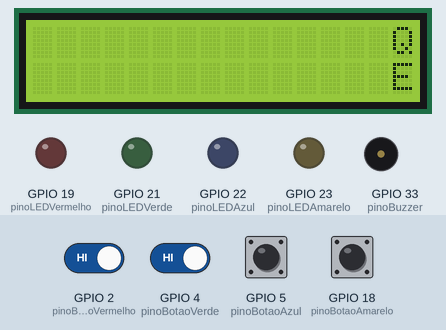
Simulated run of this sketch. Board: ESP32. On the bench: 16×2 character LCD, output pins drawn as LEDs (lit = HIGH), buzzer (waves = sounding). The test bench sets the inputs (shaded band); at power-on: GPIO 2 (pinoBotaoVermelho), GPIO 4 (pinoBotaoVerde), GPIO 5 (pinoBotaoAzul), GPIO 18 (pinoBotaoAmarelo) HIGH. What the sketch prints to the serial monitor is not drawn.

Above: at 4.46 s.
6.4 s: GPIO 2 (pinoBotaoVermelho) driven LOW and GPIO 4 (pinoBotaoVerde) driven LOW
At 10.57 s:
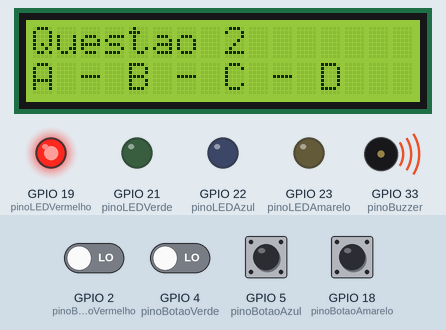
11.0 s: GPIO 2 (pinoBotaoVermelho) driven HIGH
At 13.6 s:
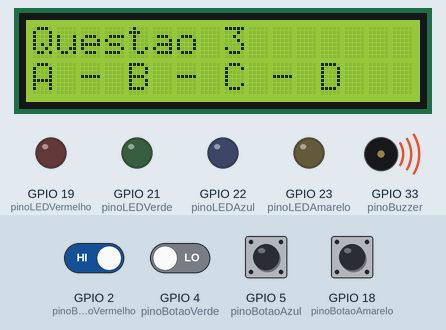
13.7 s: GPIO 4 (pinoBotaoVerde) driven HIGH
At 15.9 s:
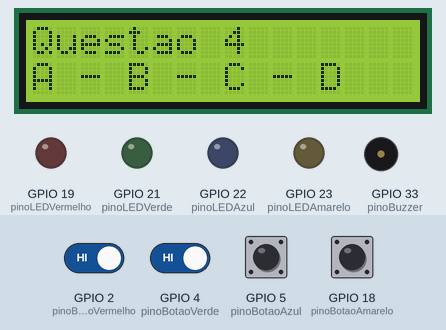
16.3 s: GPIO 2 (pinoBotaoVermelho) driven LOW
At 24.1 s:
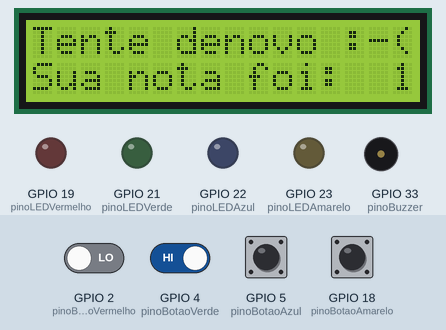
Timing chart, 0 to 25.6 s (numbered marks = the images above; inputs shaded):
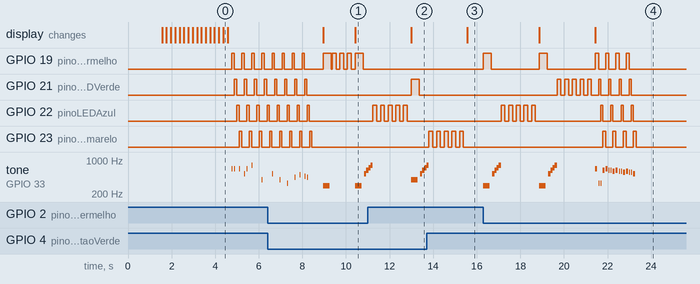

Measured:
- after the input at 6.4 s, the display: first differs from a run without the input after 4.0 s (image 1)
- after the input at 11.0 s, GPIO 19 (pinoLEDVermelho): stays LOW (without the input it goes to HIGH after 2.0 s); GPIO 21 (pinoLEDVerde): LOW → HIGH after 2.0 s, → LOW 0.37 s later
- after the input at 13.7 s, GPIO 21 (pinoLEDVerde): stays LOW (without the input it goes to HIGH after 1.9 s); tone on GPIO 33 (pinoBuzzer): goes on until 13.8 s, then stays silent
- after the input at 16.3 s, GPIO 19 (pinoLEDVermelho): goes HIGH 0.37 s, LOW 2.2 s, HIGH 0.37 s, LOW 2.2 s, 3 × (HIGH 0.14 s, LOW 0.33 s), HIGH 0.14 s, then LOW, starting at once; GPIO 21 (pinoLEDVerde): goes 4 × (HIGH 0.18 s, LOW 0.18 s), HIGH 0.18 s, 4 × (LOW 0.32 s, HIGH 0.10 s), then LOW, starting after 3.4 s
- by itself, tone on GPIO 33 (pinoBuzzer): plays 659 Hz for 0.03 s, 659 Hz for 0.03 s, 659 Hz for 0.03 s, 523 Hz for 0.03 s, 659 Hz for 0.03 s, 784 Hz for 0.03 s … (7 notes in this stretch)

The sketch:

codigo_quiz_arduino.ino
```cpp
// Notas musicais
#define NOTE_B0 31
#define NOTE_C1 33
#define NOTE_CS1 35
#define NOTE_D1 37
#define NOTE_DS1 39
#define NOTE_E1 41
#define NOTE_F1 44
#define NOTE_FS1 46
#define NOTE_G1 49
#define NOTE_GS1 52
#define NOTE_A1 55
#define NOTE_AS1 58
#define NOTE_B1 62
#define NOTE_C2 65
#define NOTE_CS2 69
#define NOTE_D2 73
#define NOTE_DS2 78
#define NOTE_E2 82
#define NOTE_F2 87
#define NOTE_FS2 93
#define NOTE_G2 98
#define NOTE_GS2 104
#define NOTE_A2 110
#define NOTE_AS2 117
#define NOTE_B2 123
#define NOTE_C3 131
#define NOTE_CS3 139
#define NOTE_D3 147
#define NOTE_DS3 156
#define NOTE_E3 165
#define NOTE_F3 175
#define NOTE_FS3 185
#define NOTE_G3 196
#define NOTE_GS3 208
#define NOTE_A3 220
#define NOTE_AS3 233
#define NOTE_B3 247
#define NOTE_C4 262
#define NOTE_CS4 277
#define NOTE_D4 294
#define NOTE_DS4 311
#define NOTE_E4 330
#define NOTE_F4 349
#define NOTE_FS4 370
#define NOTE_G4 392
#define NOTE_GS4 415
#define NOTE_A4 440
#define NOTE_AS4 466
#define NOTE_B4 494
#define NOTE_C5 523
#define NOTE_CS5 554
#define NOTE_D5 587
#define NOTE_DS5 622
#define NOTE_E5 659
#define NOTE_F5 698
#define NOTE_FS5 740
#define NOTE_G5 784
#define NOTE_GS5 831
#define NOTE_A5 880
#define NOTE_AS5 932
#define NOTE_B5 988
#define NOTE_C6 1047
#define NOTE_CS6 1109
#define NOTE_D6 1175
#define NOTE_DS6 1245
#define NOTE_E6 1319
#define NOTE_F6 1397
#define NOTE_FS6 1480
#define NOTE_G6 1568
#define NOTE_GS6 1661
#define NOTE_A6 1760
#define NOTE_AS6 1865
#define NOTE_B6 1976
#define NOTE_C7 2093
#define NOTE_CS7 2217
#define NOTE_D7 2349
#define NOTE_DS7 2489
#define NOTE_E7 2637
#define NOTE_F7 2794
#define NOTE_FS7 2960
#define NOTE_G7 3136
#define NOTE_GS7 3322
#define NOTE_A7 3520
#define NOTE_AS7 3729
#define NOTE_B7 3951
#define NOTE_C8 4186
#define NOTE_CS8 4435
#define NOTE_D8 4699
#define NOTE_DS8 4978

// Incluindo bibliotecas necessárias
#include <LiquidCrystal.h>
#include <ArduinoJson.h>

// Definindo os pinos do LCD
LiquidCrystal lcd (13, 12,14, 27, 26, 25);

// Pinos para LEDs, botões e buzzer
int pinoLEDVermelho =19 ;    // Alternativa A
int pinoLEDVerde =21 ;       // Alternativa B
int pinoLEDAzul = 22;         // Alternativa C
int pinoLEDAmarelo = 23;      // Alternativa D

int pinoBotaoVermelho = 2;
int pinoBotaoVerde = 4;
int pinoBotaoAzul = 5;
int pinoBotaoAmarelo =18 ;

int pinoBuzzer = 33;

// Start do programa
bool interacaoExibida = false;

// Variáveis de controle de brilho
int brilhoVermelho = 255;
int brilhoVerde = 255;
int brilhoAzul = 255;
int brilhoAmarelo = 255;

// Variaveis com os dados do quiz (perguntas/respostas/pontuação)
String topQuestions[] = {"Questao 1", "Questao 2", "Questao 3", "Questao 4", "Questao 5"};
String bottomQuestions = "A - B - C - D";
int maxNumQuestions = 5;
int NumQuestions = 0;
// A = 0 (vermelho)
// B = 1 (Verde)
// C = 2 (Azul)
// D = 3 (Amarelo)
int answers[] = {0, 2, 3, 2, 1};
int score = 0;

void setup() {

  lcd.begin(16,2);

  pinMode(pinoLEDVermelho, OUTPUT);
  pinMode(pinoLEDVerde, OUTPUT);
  pinMode(pinoLEDAzul, OUTPUT);
  pinMode(pinoLEDAmarelo, OUTPUT);

  pinMode(pinoBotaoVermelho, INPUT_PULLUP);
  pinMode(pinoBotaoVerde, INPUT_PULLUP);
  pinMode(pinoBotaoAzul, INPUT_PULLUP);
  pinMode(pinoBotaoAmarelo, INPUT_PULLUP);

  pinMode(pinoBuzzer, OUTPUT);

  Serial.begin(9600);
}

void loop() {
  // Exibe a interação inicial apenas uma vez
  if (!interacaoExibida) {
    interacaoInicial();
    interacaoExibida = true;
  }

  delay(500);
  responderQuiz();
}

// Abertura do QUIZ
void interacaoInicial() {

  lcd.setCursor(0,0);
  lcd.print("QUIZ:");
  lcd.setCursor(0,1);
  lcd.print("Exame Hemograma");

  delay(1500);

  // Rolagem da direita para a esquerda
  for (int i = 0; i < 16; i++) {
    lcd.scrollDisplayRight();
    delay(200);
  }

  int notasInicio[] = {
    NOTE_E5, NOTE_E5, 0, NOTE_E5, 0, NOTE_C5, NOTE_E5, 0,
    NOTE_G5, 0, 0, 0, NOTE_G4, 0, 0, 0,
    NOTE_C5, 0, 0, NOTE_G4, 0, 0, NOTE_E4, 0,
    0, NOTE_A4, 0, NOTE_B4, 0, NOTE_AS4, NOTE_A4, 0
  };

  int duracao = 30;

  // Musica de início
  for (int i = 0; i < 32; i++) {
    acendeLED(i % 4);
    tocaMelodiaNota(notasInicio[i], duracao);
    delay(25);
    apagaLEDs();
    delay(10);
  }

  lcd.clear();
}

// Função que valida a opção escolhida pelo usuário
void responderQuiz() {

  while (NumQuestions != maxNumQuestions){
    lcd.setCursor(0, 0);
    // Questões
    lcd.print(topQuestions[NumQuestions]);
    lcd.setCursor(0, 1);
    // Alternativas
    lcd.print(bottomQuestions);

    if (botaoPressionado()) {
      // Acendendo o led correspondente ao botão clicado
      int corPressionada = leBotaoPressionado();
      acendeLED(corPressionada);
      tocaMelodia(corPressionada);
      delay(15);
      apagaLEDs();

      // Caso a resposta esteja correta
      if (corPressionada == (answers[NumQuestions])){
        // Pisca o LED correspondente ao botão correto 3 vezes rapidamente
        delay(50);
        piscaLED(answers[NumQuestions], 3);
        NumQuestions++;
        score++;
        lcd.clear();
      }

      // Caso a resposta esteja errada
      else{
        // Pisca o LED correspondente ao botão correto 5 vezes rapidamente
        delay(50);
        tocaMelodiaErro();
        piscaLED(answers[NumQuestions], 5);
        NumQuestions++;
        lcd.clear();
      }
    }
    // Depois de responder as questões mostrar a pontuação
    if (NumQuestions == maxNumQuestions){
        showScore();
    }
  }
}

// Função que envia pro servidor e apresenta o resultado do quiz
void showScore() {

    // Enviando os dados para o node-red
    // Criar um objeto JSON
    StaticJsonDocument<200> doc;
    // Adicionar a variável SCORE ao JSON
    doc["pontuacao"] = score;

    // Serializar o objeto JSON para enviar pela porta serial
    serializeJson(doc, Serial);
    Serial.println(); // Adicionar uma quebra de linha para separar os dados

    lcd.clear();

    // O jogador acertou mais de 3 questões, toca a melodia de acerto
    if (score > 3)
    {
      lcd.setCursor(0, 0);
      lcd.print("Parabens :D");
      lcd.setCursor(0, 1);
      lcd.print("Sua nota foi: ");
      lcd.setCursor(15, 1);
      lcd.print(score);
      tocaMelodiaAcerto();
      delay(90);
      // Reseta o jogo
      interacaoExibida = false;
    }
    else
    {
      lcd.setCursor(0, 0);
      lcd.print("Tente denovo :-(");
      lcd.setCursor(0, 1);
      lcd.print("Sua nota foi: ");
      lcd.setCursor(15, 1);
      lcd.print(score);
      exibeErro();
      delay(90);
      // Reseta o jogo
      interacaoExibida = false;
    }

    delay(30000);
}

bool botaoPressionado() {
  return digitalRead(pinoBotaoVermelho) == LOW ||
         digitalRead(pinoBotaoVerde) == LOW ||
         digitalRead(pinoBotaoAzul) == LOW ||
         digitalRead(pinoBotaoAmarelo) == LOW;
}

int leBotaoPressionado() {
  if (digitalRead(pinoBotaoVermelho) == LOW) return 0;
  if (digitalRead(pinoBotaoVerde) == LOW) return 1;
  if (digitalRead(pinoBotaoAzul) == LOW) return 2;
  if (digitalRead(pinoBotaoAmarelo) == LOW) return 3;

  return -1;  // Nenhum botão pressionado
}

void acendeLED(int cor) {
  switch (cor) {
    case 0:  // Vermelho
      analogWrite(pinoLEDVermelho, brilhoVermelho);
      break;
    case 1:  // Verde
      analogWrite(pinoLEDVerde, brilhoVerde);
      break;
    case 2:  // Azul
      analogWrite(pinoLEDAzul, brilhoAzul);
      break;
    case 3:  // Amarelo
      analogWrite(pinoLEDAmarelo, brilhoAmarelo);
      break;
    default:
      break;
  }
}

void apagaLEDs() {
  analogWrite(pinoLEDVermelho, 0);
  analogWrite(pinoLEDVerde, 0);
  analogWrite(pinoLEDAzul, 0);
  analogWrite(pinoLEDAmarelo, 0);
}

// Som dos botões ao clicar
void tocaMelodia(int cor) {
  int duracao = 300;

  switch (cor) {
    case 0:  // Vermelho
      tocaMelodiaNota(NOTE_D4, duracao);
      break;
    case 1:  // Verde
      tocaMelodiaNota(NOTE_G4, duracao);
      break;
    case 2:  // Azul
      tocaMelodiaNota(NOTE_B4, duracao);
      break;
    case 3:  // Amarelo
      tocaMelodiaNota(NOTE_E4, duracao);
      break;
    default:
      delay(duracao);
      break;
  }
}

void tocaMelodiaAcerto() {
  // Define a melodia de acerto
  int melodiaAcerto[] = {
    NOTE_C5, NOTE_E5, NOTE_G5, NOTE_C6
  };
  int duracaoNotas[] = {
    200, 200, 200, 200
  };

  // Toca a melodia de acerto
  for (int i = 0; i < 4; i++) {
    acendeLED(i % 4);
    tone(pinoBuzzer, melodiaAcerto[i], duracaoNotas[i]);
    delay(25);
    apagaLEDs();
    delay(duracaoNotas[i]); // Espera até a nota terminar
  }

  noTone(pinoBuzzer); // Desliga o buzzer após tocar a melodia
}

void tocaMelodiaErro() {
  // Define a melodia de erro com notas curtas
  int melodiaErro[] = {
    NOTE_C5, NOTE_DS5, NOTE_F5, NOTE_G5
  };
  int duracaoNotas[] = {
    100, 100, 100, 100
  };

  // Toca a melodia de erro
  for (int i = 0; i < 4; i++) {
    tone(pinoBuzzer, melodiaErro[i], duracaoNotas[i]);
    delay(duracaoNotas[i]); // Espera até a nota terminar
  }
  noTone(pinoBuzzer); // Desliga o buzzer após tocar a melodia
}

void tocaMelodiaNota(int nota, int duracao) {
  tone(pinoBuzzer, nota, duracao);
  delay(duracao + 50);  // Pequena pausa entre as notas
  noTone(pinoBuzzer);
}

// Música "Game Over"
void exibeErro() {
  int notas[] = {
    NOTE_E5, NOTE_E4, NOTE_E4, NOTE_DS5,
    NOTE_E5, NOTE_DS5, NOTE_DS5, NOTE_D5,
    NOTE_DS5, NOTE_D5, NOTE_D5, NOTE_CS5,
    NOTE_D5, NOTE_CS5, NOTE_CS5, NOTE_C5
  };

  int tempos[] = {90, 45, 45, 90, 90, 45, 45, 90, 90, 45, 45, 90, 90, 45, 45, 90};  // Tempo um pouco mais longo entre as notas

  for (int i = 0; i < 16; i++) {
    acendeLED(i % 4);  // Vai alternar entre os LEDs

    if (i % 4 == 0 && i > 0) {
      // Pequena pausa entre cada sequência
      delay(0);
    }

    tocaMelodiaNota(notas[i], tempos[i]);  // Ajuste a duração conforme necessário
    delayMicroseconds(25);
    apagaLEDs();
    delayMicroseconds(25);
  }
}

void piscaLED(int cor, int vezes) {
  for (int i = 0; i < vezes; i++) {
    acendeLED(cor);
    delay(175);
    apagaLEDs();
    delay(175);
  }
}
```
